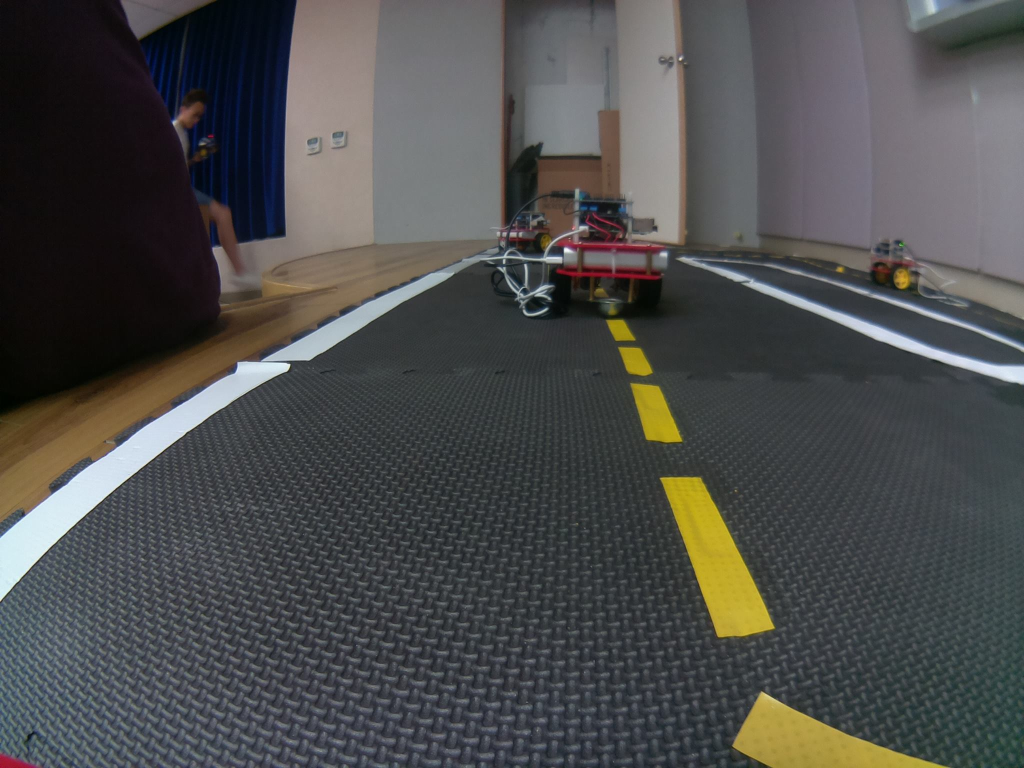
#> input picture tutorials/python/csp2016/hw1/0310768/p2.jpg, 2048 x 1536 px, found by its file name (shown at 1/2 size)
$ jupyter execute assignment1-0310768.ipynb   (Python 2 division)   (older library calls are emulated)
#> lines starting #> are read from the running program, lines starting #| are printed output that depends on the picture; after the words box and inside, x2 and y2 are one past the last pixel; in counts of white or black regions, pixels touching at a corner belong together; long printed decimals are rounded
# Create Software Project - Take Home Midterm Exam/Assignment

* Objective: this jupyter notebook is intended to evaluate how the students understand the Duckietown repo

Prof. Nick Wang, 2016/11/7

## Instructions:
1. $ cp assignment1.ipynb assignment1-XXXXXXX.ipynb (XXXXXXX is your name) You also need to add your name, setup, and state the contributions in the setup and contributions section.
2. You can already see the desired outputs of each cell, and you need to find the relevant code in the Duckietown repo and reproduce the results.
3. Each student needs to submit one to your mentor, via email. Please do not commit your ipynb to repo. Please do not modify assignment1.ipynb.

## Steup and Conributions:

This work is done by: Mol  , virtualbox version 5.1.6  on window 8.1

You need to state your contribution here. What's your working environment (e.g., VirtualBox XXX version on Window XX). If you get some help from your TA or classmates, you need to describe here.

# Line Detector

### 1.Load the image and resize

[cell 1]
import cv2
import numpy as np
from matplotlib import pyplot as plt

#Use your own image
#img = cv2.imread("images/curve-right.jpg")
img = cv2.imread("images/p2.jpg")
#> img is the input picture: shape (1536, 2048, 3); mean B, G, R 76.1, 76.7, 76.3
image_cv = cv2.resize(img, (160, 120),interpolation=cv2.INTER_NEAREST)

dst1 = cv2.cvtColor(img,cv2.COLOR_BGR2RGB)
plt.subplot(121),plt.imshow(dst1,cmap = 'brg')
plt.title('Original Image'), plt.xticks([]), plt.yticks([])

dst2 = cv2.cvtColor(image_cv,cv2.COLOR_BGR2RGB)
plt.subplot(122),plt.imshow(dst2,cmap = 'brg')
plt.title('Resized Image'), plt.xticks([]), plt.yticks([])

plt.show()

### 2.Find the edge (15%)

[cell 2]
import cv2
import numpy as np
from matplotlib import pyplot as plt

edges = cv2.Canny(image_cv,200,300);
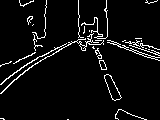
#> edges: shape (120, 160); 5.7% white in thin lines or dots
'''
#You should find the config file 'universal.yaml'
#You code this
gray = ???
edges = ???
'''

plt.imshow(edges,cmap = 'gray')
plt.title('Edge Image'), plt.xticks([]), plt.yticks([])
plt.show()

### 3-1.Setup HSV space threshold (15%)

[cell 3]
'''
#You should find the config file 'universal.yaml'
hsv_white1 = []
hsv_white2 = ???
hsv_yellow1 = ???
hsv_yellow2 = ???
hsv_red1 = ???
hsv_red2 = ???
hsv_red3 = ???
hsv_red4 = ???
'''
hsv_white1 =   np.array([0,0,150])
hsv_white2 = np.array([180,100,255])
hsv_yellow1 = np.array([25,50,50])
hsv_yellow2 = np.array([45,255,255])
hsv_red1=    np.array([0,100,100])
hsv_red2=    np.array([15,255,255])
hsv_red3=    np.array([165,100,100])
hsv_red4=    np.array([180,255,255])

### 3-2.Threshold colors in HSV space (15%)

[cell 4]
import numpy as np
'''
#change color space to HSV
hsv = ???

find the color
white = ???
kernel = ???
white = ???

yellow = ???
kernel = ???
yellow = ???

red1 = ???
red2 = ???
red = ???
kernel = ???
red = ???
'''
dilation_kernel_size = 3
hsv = cv2.cvtColor(image_cv, cv2.COLOR_BGR2HSV)
#> hsv: shape (120, 160, 3); mean H, S, V 91.8, 48.5, 83.2
white = cv2.inRange(hsv,hsv_white1,hsv_white2)
#> white: shape (120, 160); 5.2% white; 34 white regions (30 under 20 px), largest, box (x1, y1, x2, y2) and area: (0, 43, 71, 94) 359, (45, 7, 59, 39) 351, (99, 12, 107, 38) 142, (118, 44, 160, 60) 80
kernel = cv2.getStructuringElement(cv2.MORPH_ELLIPSE,(dilation_kernel_size, dilation_kernel_size))
white = cv2.inRange(hsv,hsv_white1,hsv_white2)

yellow = cv2.inRange(hsv, hsv_yellow1, hsv_yellow2)
#> yellow: shape (120, 160); 1.8% white; 12 white regions (9 under 20 px), largest, box (x1, y1, x2, y2) and area: (103, 75, 122, 100) 211, (95, 48, 107, 70) 93, (135, 116, 146, 120) 21
kernel = cv2.getStructuringElement(cv2.MORPH_ELLIPSE,(dilation_kernel_size, dilation_kernel_size))
yellow = cv2.inRange(hsv, hsv_yellow1, hsv_yellow2)

red1 = cv2.inRange(hsv, hsv_red1, hsv_red2)
#> red1: shape (120, 160); 0.12% white in thin lines or dots, all inside (x1, y1, x2, y2) = (0, 17, 140, 75)
red2 = cv2.inRange(hsv, hsv_red3, hsv_red4)
#> red2: shape (120, 160); 0.2% white in thin lines or dots, all inside (x1, y1, x2, y2) = (0, 34, 103, 120)
kernel = cv2.getStructuringElement(cv2.MORPH_ELLIPSE,(dilation_kernel_size, dilation_kernel_size))
red = cv2.bitwise_or(red1, red2)
#> red: shape (120, 160); 0.32% white in thin lines or dots, all inside (x1, y1, x2, y2) = (0, 17, 140, 120)
#Uncomment '#' to plot with color
x = cv2.cvtColor(yellow, cv2.COLOR_GRAY2BGR)
x[:,:,2] *= 1
x[:,:,1] *= 1
x[:,:,0] *= 0
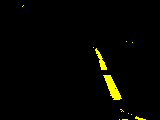
#> x: shape (120, 160, 3); mean B, G, R 0, 4.6, 4.6
x = cv2.cvtColor(x, cv2.COLOR_BGR2RGB)

y = cv2.cvtColor(red, cv2.COLOR_GRAY2BGR)
y[:,:,2] *= 1
y[:,:,1] *= 0
#> y: shape (120, 160, 3); mean B, G, R 0.8, 0, 0.8
y[:,:,0] *= 0
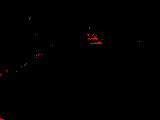
#> y: shape (120, 160, 3); mean B, G, R 0, 0, 0.8
y = cv2.cvtColor(y, cv2.COLOR_BGR2RGB)

plt.subplot(131),plt.imshow(white,cmap = 'gray')
plt.title('White'), plt.xticks([]), plt.yticks([])

plt.subplot(132),plt.imshow(yellow,cmap = 'gray')
plt.imshow(x,cmap = 'brg')
plt.title('Yellow'), plt.xticks([]), plt.yticks([])

plt.subplot(133),plt.imshow(red,cmap = 'gray')
plt.subplot(133),plt.imshow(y,cmap = 'brg')
plt.title('Red'), plt.xticks([]), plt.yticks([])

plt.show()

### 4.Combine Edge and Colors (15%)

[cell 5]
'''
edge_color_white = ???
edge_color_yellow = ???
edge_color_red = ???
'''
edge_color_white = cv2.bitwise_and(cv2.dilate(white,kernel),edges)
#> edge_color_white: shape (120, 160); 2.5% white in thin lines or dots, all inside (x1, y1, x2, y2) = (0, 0, 160, 94)
edge_color_yellow = cv2.bitwise_and(cv2.dilate(yellow,kernel),edges)
#> edge_color_yellow: shape (120, 160); 0.81% white in thin lines or dots, all inside (x1, y1, x2, y2) = (22, 5, 147, 120)
edge_color_red = cv2.bitwise_and(cv2.dilate(red,kernel),edges)
#> edge_color_red: shape (120, 160); 0.34% white in thin lines or dots, all inside (x1, y1, x2, y2) = (0, 16, 140, 120)
#plt.imshow(edge_color_yellow,cmap = 'gray')
#plt.title('Edge Color Y'), plt.xticks([]), plt.yticks([])
plt.subplot(131).imshow(edge_color_white,cmap='gray')
plt.title('Edge Color W'), plt.xticks([]), plt.yticks([])

plt.subplot(132),plt.imshow(edge_color_yellow,cmap = 'gray')
#plt.imshow(x,cmap = 'brg')
plt.title('Edge Color Y'), plt.xticks([]), plt.yticks([])

plt.subplot(133),plt.imshow(edge_color_red,cmap = 'gray')
#plt.subplot(133),plt.imshow(y,cmap = 'brg')
plt.title('Edge Color R'), plt.xticks([]), plt.yticks([])
plt.show()

### 5-1.Find the lines (15%)

[cell 6]
'''
#default threshold 20-> 10
lines_white = ???
lines_yellow = ???
lines_red = ???
'''
sobel_threshold=40
bgr = np.copy(image_cv)
def _checkBounds( val, bound):
        val[val<0]=0
        val[val>=bound]=bound-1
        return val
def _synthesizeLines(centers, normals):
        if len(centers)>0:
            x1 = (centers[:,0:1] + normals[:, 1:2] * 6.).astype('int')
            y1 = (centers[:,1:2] - normals[:, 0:1] * 6.).astype('int')
            x2 = (centers[:,0:1] - normals[:, 1:2] * 6.).astype('int')
            y2 = (centers[:,1:2] + normals[:, 0:1] * 6.).astype('int')
            x1 = _checkBounds(x1, bgr.shape[1])
            y1 = _checkBounds(y1, bgr.shape[0])
            x2 = _checkBounds(x2, bgr.shape[1])
            y2 = _checkBounds(y2, bgr.shape[0])
            lines = np.hstack([x1,y1,x2,y2])
        return lines

def _lineFilter(bw, edge_color):
        # find gradient of the bw image
        grad_x = -cv2.Sobel(bw/255, cv2.CV_32F, 1, 0, ksize=5)
        grad_y = -cv2.Sobel(bw/255, cv2.CV_32F, 0, 1, ksize=5)
        grad_x *= (edge_color == 255)
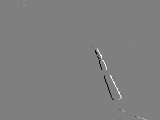
#> grad_x: shape (120, 160) float32; min -48, max 48, mean 0; drawn with min black and max white
        grad_y *= (edge_color == 255)
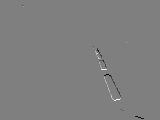
#> grad_y: shape (120, 160) float32; min -48, max 48, mean 0; drawn with min black and max white

        # compute gradient and thresholding
        grad = np.sqrt(grad_x**2 + grad_y**2)
        roi = (grad>sobel_threshold)
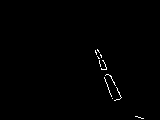
#> roi: shape (120, 160) bool; 0.58% white in thin lines or dots, all inside (x1, y1, x2, y2) = (95, 49, 144, 119)

        #print np.unique(grad)
        #print np.sum(roi)

        # turn into a list of points and normals
        roi_y, roi_x = np.nonzero(roi)
#> roi_y = 111 values from 49 to 118; roi_x = 111 values, max 143 at index 110, min 95 at index 1, mean 109.6
        centers = np.vstack((roi_x, roi_y)).transpose()
#> centers = 111 pairs, first value 95 to 143, second value 49 to 118
        normals = np.vstack((grad_x[roi], grad_y[roi])).transpose()
#> normals = 111 pairs, first value -48 to 48, second value -48 to 48
        normals /= np.sqrt(np.sum(normals**2, axis=1, keepdims=True))
#> normals = 111 pairs, first value -1 to 0.994, second value -1 to 1

        lines = _synthesizeLines(centers, normals)
#> in _synthesizeLines, `x1 = (centers[:,0:1] + normals[:, 1:2] * 6.).astype('int')`: x1 = 111 values, max 137 at index 110, min 92 at index 2, mean 108.7
#> in _synthesizeLines, `y1 = (centers[:,1:2] - normals[:, 0:1] * 6.).astype('int')`: y1 = 111 values, max 119 at index 102, min 44 at index 0, mean 77.71
#> in _synthesizeLines, `x2 = (centers[:,0:1] - normals[:, 1:2] * 6.).astype('int')`: x2 = 111 values, max 148 at index 110, min 92 at index 4, mean 109.5
#> in _synthesizeLines, `y2 = (centers[:,1:2] + normals[:, 0:1] * 6.).astype('int')`: y2 = 111 values, max 120 at index 109, min 44 at index 1, mean 78.44
#> in _synthesizeLines, `y2 = _checkBounds(y2, bgr.shape[0])`: y2 = 111 values, max 119 at index 105, min 44 at index 1, mean 78.42
#> in _synthesizeLines, `lines = np.hstack([x1,y1,x2,y2])`: lines = 111 rows, first 6: [93, 44, 100, 53], [96, 55, 93, 44], [92, 45, 101, 54], [93, 45, 102, 54], [97, 56, 92, 45], [93, 46, 102, 55]

        return lines, normals, centers
lines , normals ,centers = _lineFilter(yellow,edge_color_yellow)
#color = "yellow"
#lines = _synthesizeLines(centers,normals)
#bw = yellow

if lines is not None:
  #  lines = np.array(lines[0])
    print "found lines"

else:
    lines = []
    print "no lines"
# [5 lines of commented-out code are left out]

### Show the lines (yellow)

[cell 7]
image_with_lines = np.copy(dst2)
if len(lines)>0:
    for x1,y1,x2,y2 in lines:
        cv2.line(image_with_lines, (x1,y1), (x2,y2), (0,0,255), 2)
        cv2.circle(image_with_lines, (x1,y1), 2, (0,255,0))
        cv2.circle(image_with_lines, (x2,y2), 2, (255,0,0))
#> this loop made 111 passes
#> (x1, y1, x2, y2) on passes 1 to 12: (93, 44, 100, 53), (96, 55, 93, 44), (92, 45, 101, 54), (93, 45, 102, 54), (97, 56, 92, 45), (93, 46, 102, 55), (96, 57, 93, 46), (97, 57, 94, 46), (95, 46, 102, 57), (99, 58, 92, 47), (99, 59, 92, 48), (97, 48, 102, 59)
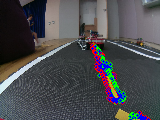
#> image_with_lines: shape (120, 160, 3); mean R, G, B 75.4, 75.9, 78.8

plt.imshow(image_with_lines,cmap = 'brg')
plt.title('Line Image'), plt.xticks([]), plt.yticks([])
plt.show()

### 6-1.Normals (15%)

[cell 8]
arr_cutoff = np.array((0, 40, 0, 40))
arr_ratio = np.array((1./160, 1./120, 1./160, 1./120))

#normals = []
#centers = []
if len(lines)>0:
    for x1,y1,x2,y2 in lines:
        #find the normalized coordinates
        lines_normalized = ((lines + arr_cutoff) * arr_ratio)
        '''
        #find the dx dy
        length = ???
        dx = ???
        dy = ???

        #find the center point
        centers = ???
        '''
        dx = abs(x1-x2);
        dy = abs(y1-y2);
        length = abs((x1-x2)**2+(y1-y2)**2)**0.5
        #find the vectors' direction
        x3 = (centers[:,0:1] - 3.*dx).astype('int')
        x3[x3<0]=0
        x3[x3>=160]=160-1

        y3 = (centers[:,1:2] - 3.*dy).astype('int')
        y3[y3<0]=0
        y3[y3>=120]=120-1

        x4 = (centers[:,0:1] + 3.*dx).astype('int')
        x4[x4<0]=0
        x4[x4>=160]=160-1

        y4 = (centers[:,1:2] + 3.*dy).astype('int')
        y4[y4<0]=0
        y4[y4>=120]=120-1

        '''
        #find the dx dy direction
        flag_signs = ???
        normals = np.hstack([dx, dy]) * flag_signs
        '''

        flag = ((lines[:,2]-lines[:,0])*normals[:,1] - (lines[:,3]-lines[:,1])*normals[:,0])>0
        for i in range(len(lines)):
            if flag[i]:
                x1,y1,x2,y2 = lines[i, :]
                lines[i, :] = [x2,y2,x1,y1]
#> this loop made 111 passes
#> (dx, dy, length) on passes 1 to 12: (7, 9, 11.4), (3, 11, 11.4), (9, 9, 12.73), (9, 9, 12.73), (5, 11, 12.08), (9, 9, 12.73), (3, 11, 11.4), (3, 11, 11.4), (7, 11, 13.04), (7, 11, 13.04), (7, 11, 13.04), (5, 11, 12.08)

### 6-2.Draw the Normals

[cell 9]
image_with_lines = np.copy(dst2)
if len(centers)>0:
    for x,y,dx,dy in np.hstack((centers,normals)):
        x3 = int(x - 2.*dx)
        y3 = int(y - 2.*dy)
        x4 = int(x + 2.*dx)
        y4 = int(y + 2.*dy)
        cv2.line(image_with_lines, (x3,y3), (x4,y4), (0,0,255), 1)
        cv2.circle(image_with_lines, (x3,y3), 1, (0,255,0))
        cv2.circle(image_with_lines, (x4,y4), 1, (255,0,0))
#> this loop made 111 passes
#> (x, y, dx, dy, x3, y3, x4, y4) on passes 1 to 12: (97, 49, 0.805, -0.593, 95, 50, 98, 47), (95, 50, -0.979, 0.205, 96, 49, 93, 50), (97, 50, 0.73, -0.683, 95, 51, 98, 48), (98, 50, 0.727, -0.687, 96, 51, 99, 48), (95, 51, -0.94, 0.34, 96, 50, 93, 51), (98, 51, 0.727, -0.687, 96, 52, 99, 49), (95, 52, -0.971, 0.237, 96, 51, 93, 52), (96, 52, -0.957, 0.289, 97, 51, 94, 52), (99, 52, 0.865, -0.503, 97, 53, 100, 50), (96, 53, -0.838, 0.545, 97, 51, 94, 54), (96, 54, -0.84, 0.543, 97, 52, 94, 55), (100, 54, 0.902, -0.431, 98, 54, 101, 53)
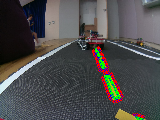
#> image_with_lines: shape (120, 160, 3); mean R, G, B 76.8, 76.2, 76

plt.subplot(121),plt.imshow(image_with_lines,cmap = 'brg')
plt.title('Line Normals'), plt.xticks([]), plt.yticks([])

image_with_lines = np.copy(dst2)
if len(lines)>0:
    for x1,y1,x2,y2 in lines:
        cv2.line(image_with_lines, (x1,y1), (x2,y2), (0,0,255), 2)
        cv2.circle(image_with_lines, (x1,y1), 2, (0,255,0))
        cv2.circle(image_with_lines, (x2,y2), 2, (255,0,0))

plt.subplot(122),plt.imshow(image_with_lines,cmap = 'brg')
plt.title('Line Image'), plt.xticks([]), plt.yticks([])
plt.show()

### 7-1.setup the segment class

[cell 10]
class Vector2D():
    def __init__(self):
        self.x = 0
        self.y = 0
class Segment():
    def __init__(self):
        self.color = ""
        self.pixels_normalized = np.array([Vector2D(),Vector2D()])
        self.normal = Vector2D()

### 7-2.Store in the SegmentList

[cell 11]
segmentMsgList = []

for x1,y1,x2,y2,norm_x,norm_y in np.hstack((lines_normalized,normals)):
    segment = Segment()
    segment.color = edge_color_yellow
    segment.pixels_normalized[0].x = x1
    segment.pixels_normalized[0].y = y1
    segment.pixels_normalized[1].x = x2
    segment.pixels_normalized[1].y = y2
    segment.normal.x = norm_x
    segment.normal.y = norm_y

    segmentMsgList.append(segment)
#> this loop made 111 passes
#> (x1, y1, x2, y2, norm_x, norm_y) on passes 1 to 12: (0.581, 0.7, 0.625, 0.775, 0.805, -0.593), (0.6, 0.792, 0.581, 0.7, -0.979, 0.205), (0.575, 0.708, 0.631, 0.783, 0.73, -0.683), (0.581, 0.708, 0.638, 0.783, 0.727, -0.687), (0.606, 0.8, 0.575, 0.708, -0.94, 0.34), (0.581, 0.717, 0.638, 0.792, 0.727, -0.687), (0.6, 0.808, 0.581, 0.717, -0.971, 0.237), (0.606, 0.808, 0.588, 0.717, -0.957, 0.289), (0.594, 0.717, 0.638, 0.808, 0.865, -0.503), (0.619, 0.817, 0.575, 0.725, -0.838, 0.545), (0.619, 0.825, 0.575, 0.733, -0.84, 0.543), (0.606, 0.733, 0.638, 0.825, 0.902, -0.431)

#print segmentMsgList[2].pixels_normalized[1].x

### 7.3 Print the SegmentList

[cell 12]
for i in segmentMsgList:
    print (i.pixels_normalized[0].x,i.pixels_normalized[0].y),(i.pixels_normalized[1].x,i.pixels_normalized[1].y)
#> this loop made 111 passes
#| 0.5813 0.7
#| 0.6 0.7917
#| 0.575 0.7083
#| 0.5813 0.7083
#| 0.6063 0.8
#| 0.5813 0.7167
#| 0.6 0.8083
#| 0.6063 0.8083
#> (further printed lines are left out)

# Ground Projection

[cell 13]
lines_normalized, normals


print lines_normalized[0,1],normals[0]
#| 0.7 [ 0.8051 -0.5932  ]

### camera parameters

[cell 14]
import cv2
import numpy as np
#camera_matrix = np.array([[1.3e+03, 0., 6.0e+02], [0., 1.3e+03, 4.8e+02], [0., 0., 1.]], dtype=np.float32)
#dist_coeffs = np.array([-2.4-01, 9.5e-02, -4.0e-04, 8.9e-05, 0.], dtype=np.float32)

#Use your own homography & intrinsic camera_matrix and dist_coeffs
homography = np.array([[5.505818e-06, -0.0001388593, -0.2362917], [0.001106475, -3.803936e-05, -0.3573611], [-3.200042e-06, -0.009038727, 1]]
)
matrix = np.array([[339.2674309936499, 0.0, 327.9108118259242], [0.0, 342.8891832573111, 241.7177639431452],
    [0.0, 0.0, 1.0]])
coeffs = np.array([-0.29780585253762126, 0.06357086644096728, 0.00037136862052612377, -0.0005593418627701039,
    0.0])
rect_mtx = np.array([[1.0, 0.0, 0.0],[0.0, 1.0, 0.0],[0.0,0.0,1.0]])

[cell 15]
pt_img = np.array([[0.5*640],[0.7*480],[1.]])
#print pt_img
G = np.dot(homography,pt_img)
G/=G[2]
print G

pt_img = np.array([[[0.5*640,0.7*480]]])

xy_undistorted = cv2.undistortPoints(pt_img, matrix, coeffs,R=None, P=matrix)
pt_img = np.array([[xy_undistorted[0][0][0]],[xy_undistorted[0][0][1]],[1.]])
#print xy_undistorted
G_rect = np.dot(homography,pt_img)
G_rect/=G_rect[2]
print G_rect
#| [[0.1368]
#|  [0.007942]
#|  [1.        ]]

### Rectify the image (15%)

[cell 16]
from matplotlib import pyplot as plt
import PIL
#Use your own image
origin = cv2.imread("images/p2.jpg")

'''
#rectfy the image by opencv 'undistort'
rec_img = ???
'''
rec_img = np.matrix([])
#print rec_img
rec_img = cv2.undistort(origin,matrix,coeffs,None,matrix)
#rec_img = rec_img.resize((160,120),PIL.Image.ANTIALIAS)
#print rec_img
origin = cv2.cvtColor(origin,cv2.COLOR_BGR2RGB)
plt.subplot(121),plt.imshow(origin,cmap = 'brg')
plt.title('Original Image'), plt.xticks([]), plt.yticks([])

rec_img = cv2.cvtColor(rec_img,cv2.COLOR_BGR2RGB)
plt.subplot(122),plt.imshow(rec_img,cmap = 'brg')
plt.title('Rectified Image'), plt.xticks([]), plt.yticks([])

plt.show()

# Duckietown Lane Filter

up/down arrow keys to move, enter to edit

Esc to exit edit mode

Shift + enter to run code

1/2/3... to add comment

dd to delete cell

press h for more shortcuts

[cell 17]
import numpy as np
from scipy.stats import multivariate_normal, entropy
from scipy.ndimage.filters import gaussian_filter
from math import floor, atan2, pi, cos, sin, sqrt
import time
from matplotlib import pyplot as plt

## Environment Setup

[cell 18]
# constant
WHITE = 0
YELLOW = 1
RED = 2

lanewidth = 0.4
linewidth_white = 0.04
linewidth_yellow = 0.02

## Generate Vote (Extra Credit 10% for generating multiple votes from all detected segments)

#### Setup a line segment
* left edge of white lane
* right edge of white lane
* left edge of yellow lane
* right edge of white lane

[cell 19]
# right edge of white lane
#p1 = np.array([0.8, 0.24])
#p2 = np.array([0.4, 0.24])
p1 = np.array([lines_normalized[0][0],lines_normalized[0][1]])
p2 = np.array([lines_normalized[0][2],lines_normalized[0][3]])
seg_color = YELLOW

# [10 lines of commented-out code are left out]

#### compute d_i, phi_i, l_i

[cell 20]
t_hat = (p2-p1)/np.linalg.norm(p2-p1)
n_hat = np.array([-t_hat[1],t_hat[0]])
d1 = np.inner(n_hat,p1)
d2 = np.inner(n_hat,p2)
l1 = np.inner(t_hat,p1)
l2 = np.inner(t_hat,p2)

print (d1, d2, l1, l2)
#| -0.1494 -0.1494 0.8975 0.9843

if (l1 < 0):
    l1 = -l1;
if (l2 < 0):
    l2 = -l2;
l_i = (l1+l2)/2
d_i = (d1+d2)/2
phi_i = np.arcsin(t_hat[1])
if seg_color == WHITE: # right lane is white
    if(p1[0] > p2[0]): # right edge of white lane
        d_i = d_i - linewidth_white
        print ('right edge of white lane')
    else: # left edge of white lane
        d_i = - d_i
        phi_i = -phi_i
        print ('left edge of white lane')
    d_i = d_i - lanewidth/2

elif seg_color == YELLOW: # left lane is yellow
    if (p2[0] > p1[0]): # left edge of yellow lane
        d_i = d_i - linewidth_yellow
        phi_i = -phi_i
        print ('right edge of yellow lane')
    else: # right edge of white lane
        d_i = -d_i
        print ('right edge of yellow lane')
    d_i =  lanewidth/2 - d_i


print (d_i, phi_i, l_i)
#| 0.3694 -1.043 0.9409

### Measurement Likelihood

[cell 21]
# initialize measurement likelihood

d_min = -0.7
d_max = 0.5
delta_d = 0.02
phi_min = -pi/2
phi_max = pi/2
delta_phi = 0.02
d, phi = np.mgrid[d_min:d_max:delta_d, phi_min:phi_max:delta_phi]

measurement_likelihood = np.zeros(d.shape)

fig = plt.figure()
ax = fig.add_subplot(111)
cax = ax.matshow(measurement_likelihood, interpolation='nearest')
fig.colorbar(cax)
plt.ylabel('phi')
plt.xlabel('d')
#ax.set_xticklabels(['']+alpha)
#ax.set_yticklabels(['']+alpha)
plt.show()
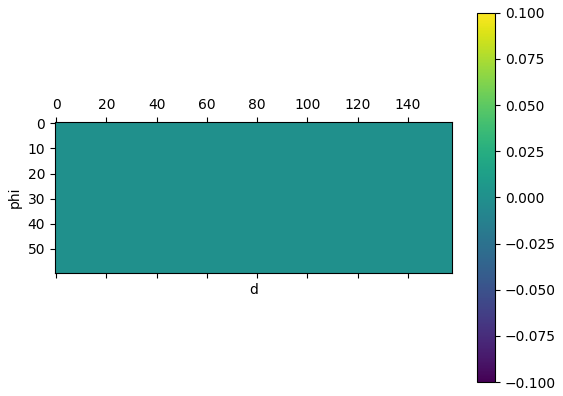
#> figure drawn by matplotlib, 2 panels

[cell 22]
i = floor((d_i - d_min)/delta_d)
j = floor((phi_i - phi_min)/delta_phi)
measurement_likelihood[i,j] = measurement_likelihood[i,j] +  1/(l_i)
#> measurement_likelihood: shape (60, 158) float64; values 0 (black) and 1.06 (white), 0.01% white in thin lines or dots, all inside (x1, y1, x2, y2) = (26, 53, 27, 54)

print (i, j)
#| 53 26

fig = plt.figure()
ax = fig.add_subplot(111)
cax = ax.matshow(measurement_likelihood, interpolation='nearest')
fig.colorbar(cax)
plt.ylabel('phi')
plt.xlabel('d')
#ax.set_xticklabels(['']+alpha)
#ax.set_yticklabels(['']+alpha)
plt.show()
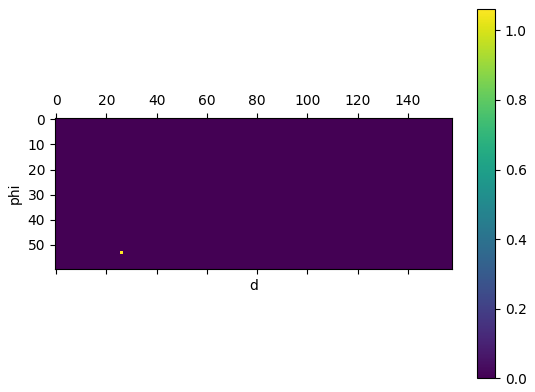
#> figure drawn by matplotlib, 2 panels
